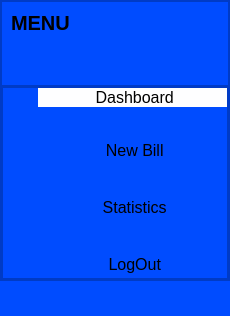
     <widget class="QCustomSlideMenu" name="menu_side" native="true">
      <property name="minimumSize">
       <size>
        <width>230</width>
        <height>0</height>
       </size>
      </property>
      <property name="maximumSize">
       <size>
        <width>230</width>
        <height>16777215</height>
       </size>
      </property>
      <property name="autoFillBackground">
       <bool>false</bool>
      </property>
      <property name="styleSheet">
       <string notr="true">background-color:#004cff;</string>
      </property>
      <layout class="QVBoxLayout" name="verticalLayout_25" stretch="0,0">
       <property name="spacing">
        <number>0</number>
       </property>
       <property name="sizeConstraint">
        <enum>QLayout::SetDefaultConstraint</enum>
       </property>
       <property name="leftMargin">
        <number>0</number>
       </property>
       <property name="topMargin">
        <number>0</number>
       </property>
       <property name="rightMargin">
        <number>0</number>
       </property>
       <property name="bottomMargin">
        <number>0</number>
       </property>
       <item>
        <widget class="QFrame" name="frame_menu">
         <property name="frameShape">
          <enum>QFrame::StyledPanel</enum>
         </property>
         <property name="frameShadow">
          <enum>QFrame::Raised</enum>
         </property>
         <layout class="QVBoxLayout" name="verticalLayout_26">
          <property name="spacing">
           <number>0</number>
          </property>
          <property name="leftMargin">
           <number>0</number>
          </property>
          <property name="topMargin">
           <number>0</number>
          </property>
          <property name="rightMargin">
           <number>0</number>
          </property>
          <property name="bottomMargin">
           <number>0</number>
          </property>
          <item>
           <widget class="QFrame" name="frame_menutitle">
            <property name="styleSheet">
             <string notr="true"/>
            </property>
            <property name="frameShape">
             <enum>QFrame::StyledPanel</enum>
            </property>
            <property name="frameShadow">
             <enum>QFrame::Raised</enum>
            </property>
            <layout class="QHBoxLayout" name="horizontalLayout_5">
             <property name="spacing">
              <number>6</number>
             </property>
             <property name="bottomMargin">
              <number>50</number>
             </property>
             <item alignment="Qt::AlignLeft|Qt::AlignTop">
              <widget class="QLabel" name="label_menu">
               <property name="font">
                <font>
                 <pointsize>15</pointsize>
                 <weight>75</weight>
                 <bold>true</bold>
                </font>
               </property>
               <property name="lineWidth">
                <number>1</number>
               </property>
               <property name="text">
                <string>MENU</string>
               </property>
              </widget>
             </item>
            </layout>
           </widget>
          </item>
          <item>
           <widget class="QFrame" name="frame_menuitems">
            <property name="sizePolicy">
             <sizepolicy hsizetype="Preferred" vsizetype="Expanding">
              <horstretch>0</horstretch>
              <verstretch>0</verstretch>
             </sizepolicy>
            </property>
            <property name="sizeIncrement">
             <size>
              <width>0</width>
              <height>0</height>
             </size>
            </property>
            <property name="font">
             <font>
              <pointsize>8</pointsize>
             </font>
            </property>
            <property name="frameShape">
             <enum>QFrame::StyledPanel</enum>
            </property>
            <property name="frameShadow">
             <enum>QFrame::Raised</enum>
            </property>
            <layout class="QVBoxLayout" name="verticalLayout_28">
             <property name="spacing">
              <number>0</number>
             </property>
             <property name="leftMargin">
              <number>0</number>
             </property>
             <property name="topMargin">
              <number>0</number>
             </property>
             <property name="rightMargin">
              <number>0</number>
             </property>
             <property name="bottomMargin">
              <number>0</number>
             </property>
             <item alignment="Qt::AlignTop">
              <widget class="QFrame" name="frame_menubtns">
               <property name="styleSheet">
                <string notr="true"/>
               </property>
               <property name="frameShape">
                <enum>QFrame::StyledPanel</enum>
               </property>
               <property name="frameShadow">
                <enum>QFrame::Raised</enum>
               </property>
               <layout class="QVBoxLayout" name="verticalLayout_27" stretch="0,0,0,0">
                <property name="spacing">
                 <number>30</number>
                </property>
                <property name="leftMargin">
                 <number>35</number>
                </property>
                <property name="topMargin">
                 <number>0</number>
                </property>
                <property name="rightMargin">
                 <number>0</number>
                </property>
                <property name="bottomMargin">
                 <number>0</number>
                </property>
                <item>
                 <widget class="QPushButton" name="dashboard_btn">
                  <property name="font">
                   <font>
                    <pointsize>12</pointsize>
                   </font>
                  </property>
                  <property name="styleSheet">
                   <string notr="true">background-color: #fefeff;
border-top-left-radius: 18px ;
border-bottom-left-radius: 18px;
</string>
                  </property>
                  <property name="text">
                   <string> Dashboard</string>
                  </property>
                  <property name="icon">
                   <iconset resource="resources.qrc">
                    <normaloff>:/blueicons/icons/blue_icons/home.svg</normaloff>:/blueicons/icons/blue_icons/home.svg</iconset>
                  </property>
                  <property name="iconSize">
                   <size>
                    <width>20</width>
                    <height>20</height>
                   </size>
                  </property>
                  <property name="flat">
                   <bool>true</bool>
                  </property>
                 </widget>
                </item>
                <item>
                 <widget class="QPushButton" name="newbill_btn">
                  <property name="font">
                   <font>
                    <pointsize>12</pointsize>
                   </font>
                  </property>
                  <property name="styleSheet">
                   <string notr="true"/>
                  </property>
                  <property name="text">
                   <string> New Bill</string>
                  </property>
                  <property name="icon">
                   <iconset resource="resources.qrc">
                    <normaloff>:/whiteicons/icons/white_icons/file-plus.svg</normaloff>:/whiteicons/icons/white_icons/file-plus.svg</iconset>
                  </property>
                  <property name="iconSize">
                   <size>
                    <width>20</width>
                    <height>20</height>
                   </size>
                  </property>
                  <property name="flat">
                   <bool>true</bool>
                  </property>
                 </widget>
                </item>
                <item>
                 <widget class="QPushButton" name="statistics_btn">
                  <property name="font">
                   <font>
                    <pointsize>12</pointsize>
                   </font>
                  </property>
                  <property name="styleSheet">
                   <string notr="true"/>
                  </property>
                  <property name="text">
                   <string> Statistics</string>
                  </property>
                  <property name="icon">
                   <iconset resource="resources.qrc">
                    <normaloff>:/whiteicons/icons/white_icons/bar-chart.svg</normaloff>:/whiteicons/icons/white_icons/bar-chart.svg</iconset>
                  </property>
                  <property name="iconSize">
                   <size>
                    <width>20</width>
                    <height>20</height>
                   </size>
                  </property>
                  <property name="flat">
                   <bool>true</bool>
                  </property>
                 </widget>
                </item>
                <item>
                 <widget class="QPushButton" name="logout_btn">
                  <property name="font">
                   <font>
                    <pointsize>12</pointsize>
                   </font>
                  </property>
                  <property name="styleSheet">
                   <string notr="true"/>
                  </property>
                  <property name="text">
                   <string> LogOut</string>
                  </property>
                  <property name="icon">
                   <iconset resource="resources.qrc">
                    <normaloff>:/whiteicons/icons/white_icons/log-out.svg</normaloff>:/whiteicons/icons/white_icons/log-out.svg</iconset>
                  </property>
                  <property name="iconSize">
                   <size>
                    <width>20</width>
                    <height>20</height>
                   </size>
                  </property>
                  <property name="flat">
                   <bool>true</bool>
                  </property>
                 </widget>
                </item>
               </layout>
              </widget>
             </item>
            </layout>
           </widget>
          </item>
         </layout>
        </widget>
       </item>
       <item>
        <spacer name="verticalSpacer_2">
         <property name="orientation">
          <enum>Qt::Vertical</enum>
         </property>
         <property name="sizeType">
          <enum>QSizePolicy::Fixed</enum>
         </property>
         <property name="sizeHint" stdset="0">
          <size>
           <width>20</width>
           <height>35</height>
          </size>
         </property>
        </spacer>
       </item>
      </layout>
     </widget>
